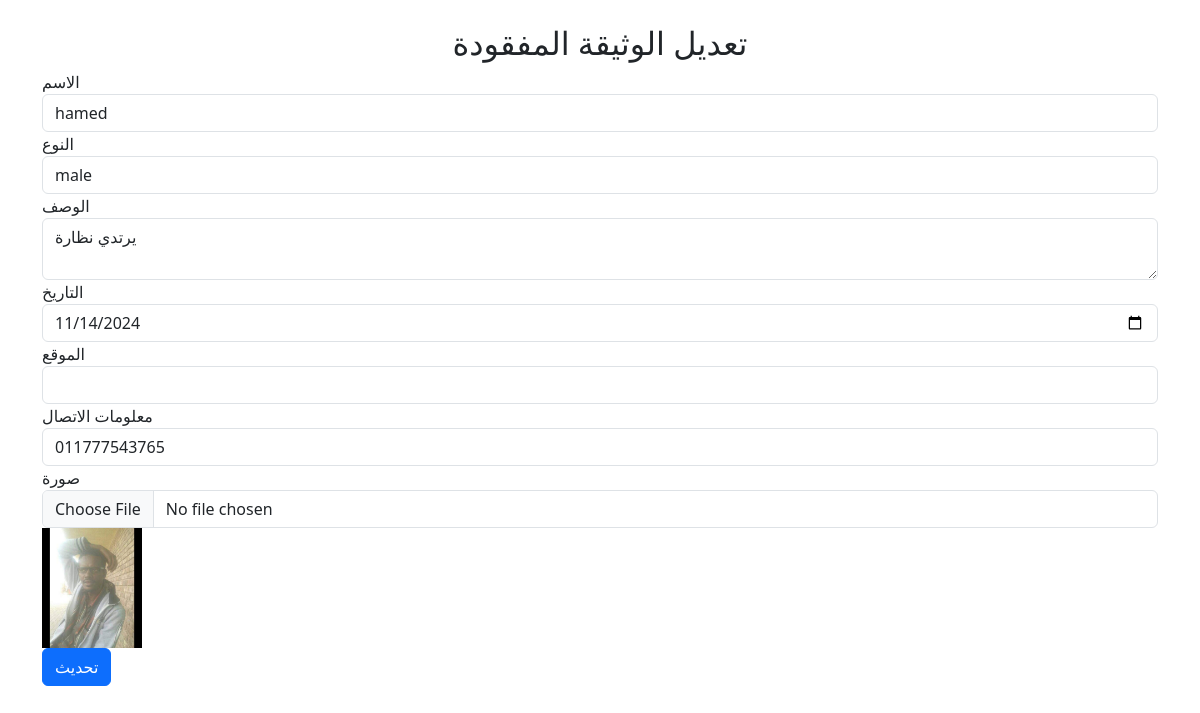
The page /update_found_people.php?id=1082 (signed in) on the database its author committed.
### tables this page shows
CREATE TABLE `found_people` (
  `id` int(11) NOT NULL,
  `name` varchar(100) DEFAULT NULL,
  `gender` varchar(10) NOT NULL,
  `description` varchar(200) NOT NULL,
  `date` date NOT NULL,
  `location` varchar(100) NOT NULL,
  `contact` varchar(100) NOT NULL,
  `image` varchar(255) NOT NULL,
  `user_id` int(100) NOT NULL
);

### update_found_people.php (the view, shortened to what this page needs)
<?php
include('config.php');
if (isset($_GET['id'])) {
    $id = $_GET['id'];
    $result = mysqli_query($con, "SELECT * FROM found_people WHERE id='$id'");
    $row = mysqli_fetch_array($result);
} else {
    header("Location: view_found_people.php");
    exit;
}
?>
<!DOCTYPE html>
<html lang="ar">
<head>
    <link rel="stylesheet" href="bootstrap/css/bootstrap.min.css">
</head>
<body>
    <div class="container">
        <h2 class="text-center mt-4">تعديل الوثيقة المفقودة</h2>
        <form action="" method="post" enctype="multipart/form-data">
            <div class="form-group">
                <label for="name">الاسم</label>
                <input type="text" name="name" class="form-control" value="<?php echo $row['name']; ?>" required>
            </div>
            <div class="form-group">
                <label for="gender">النوع</label>
                <input type="text" name="gender" class="form-control" value="<?php echo $row['gender']; ?>" required>
            </div>
            <div class="form-group">
                <label for="description">الوصف</label>
                <textarea name="description" class="form-control" required><?php echo $row['description']; ?></textarea>
            </div>
            <div class="form-group">
                <label for="date">التاريخ</label>
                <input type="date" name="date" class="form-control" value="<?php echo $row['date']; ?>" required>
            </div>
            <div class="form-group">
                <label for="location_lost">الموقع</label>
                <input type="text" name="location_found" class="form-control" value="<?php echo $row['location_found']; ?>" required>
            </div>
            <div class="form-group">
                <label for="contact">معلومات الاتصال</label>
                <input type="text" name="contact" class="form-control" value="<?php echo $row['contact']; ?>" required>
            </div>
            <div class="form-group">
                <label for="image">صورة</label>
                <input type="file" name="image" class="form-control">
                <img src="<?php echo $row['image']; ?>" width="100" alt="Document Image">
            </div>
            <button type="submit" name="update" class="btn btn-primary btn-block">تحديث</button>
        </form>
    </div>
</body>
</html>

### rows shown on the page
found_people: name "hamed", gender "male", description "يرتدي نظارة", date "11/14/2024", contact "011777543765", image (picture)
